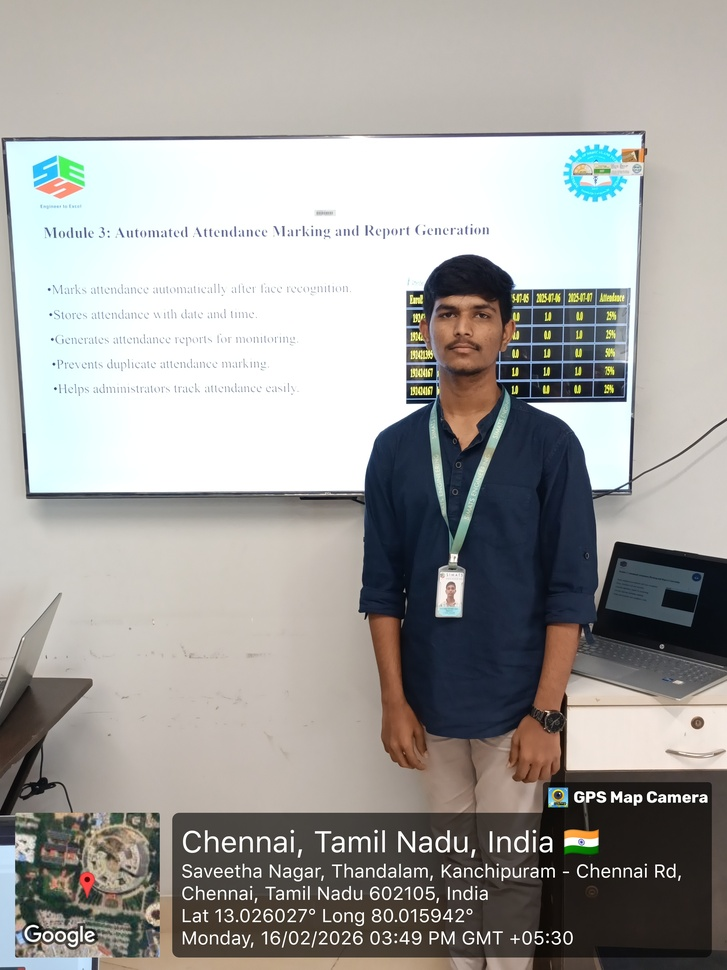
#> input picture CAPSTONE/20260216_34926PMByGPSMapCamera.jpg, 727 x 970 px, shrunk from 2448 x 3264 before the run, found by its file name
$ jupyter execute ACTIVITY_3.ipynb   (shell and % lines are left out)
#> lines starting #> are read from the running program, lines starting #| are printed output that depends on the picture; after the words box and inside, x2 and y2 are one past the last pixel; in counts of white or black regions, pixels touching at a corner belong together
ACTIVITY-3:

REGION BASED IMAGE SEGMENTATION

Region Based Segmentation

This program performs region-based segmentation using the Region Growing technique.

1: Original Image

Displays the uploaded input image.

This is the raw image before processing.

2: Region Mask

Generated using region growing algorithm.

White area → Detected region (similar intensity pixels).

Black area → Background.

The region expands from the selected seed point based on pixel similarity.

3: Region Based Segmented Image

The mask is applied to the original image.

Only the detected region remains visible.

Background is removed (appears black).

4: Saved Output

The final result is saved as:

region_based_output.png

[cell 1]
import cv2
import numpy as np
import matplotlib.pyplot as plt
from PIL import Image
from google.colab import files
uploaded = files.upload()
#> the answer given: 20260216_34926PMByGPSMapCamera.jpg
image_path = list(uploaded.keys())[0]
pil_img = Image.open(image_path).convert("RGB")
#> pil_img is the input picture: PIL image 727x970 RGB; mean R, G, B 162.4, 161, 157.9
img = np.array(pil_img)
gray = cv2.cvtColor(img, cv2.COLOR_RGB2GRAY)
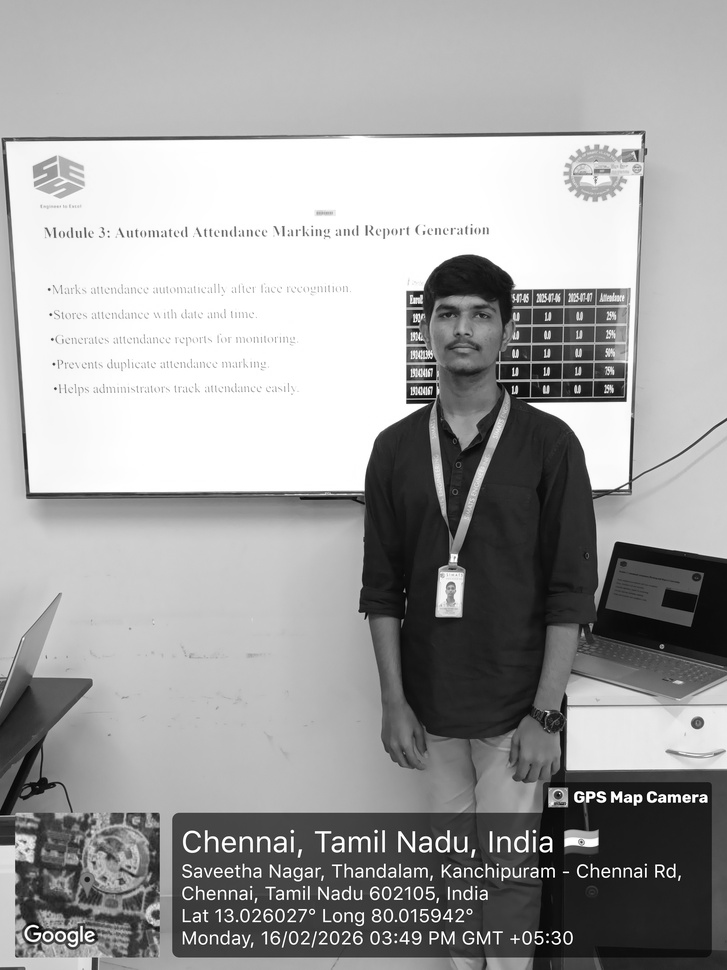
#> gray: shape (970, 727); min 0, max 255, mean 161.1
def region_growing(image, seed, threshold=10):
    h, w = image.shape
    segmented = np.zeros((h, w), np.uint8)
    visited = np.zeros((h, w), bool)
    seed_value = image[seed]
    stack = [seed]
    while stack:
        x, y = stack.pop()
        if visited[x, y]:
            continue
        visited[x, y] = True
        if abs(int(image[x, y]) - int(seed_value)) <= threshold:
            segmented[x, y] = 255
            for dx, dy in [(-1,0),(1,0),(0,-1),(0,1)]:
                nx, ny = x+dx, y+dy
                if 0 <= nx < h and 0 <= ny < w:
                    stack.append((nx, ny))
    return segmented
seed_point = (gray.shape[0]//2, gray.shape[1]//2)
#> seed_point = (485, 363)
segmented_mask = region_growing(gray, seed_point, threshold=15)
#> in region_growing, `seed_value = image[seed]`: seed_value = 254
#> after the loop in region_growing, `while stack:`:
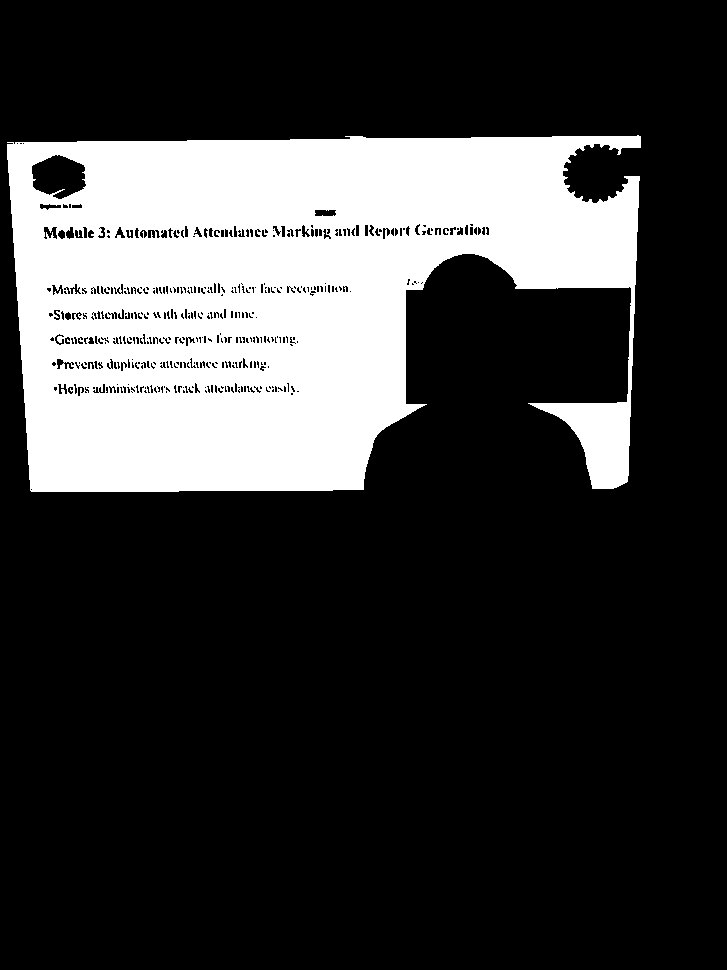
#> segmented: shape (970, 727); 22.8% white; 1 white region, box (x1, y1, x2, y2) and area: (7, 135, 641, 492) 160932
#> after the loop in region_growing, `while stack:`:
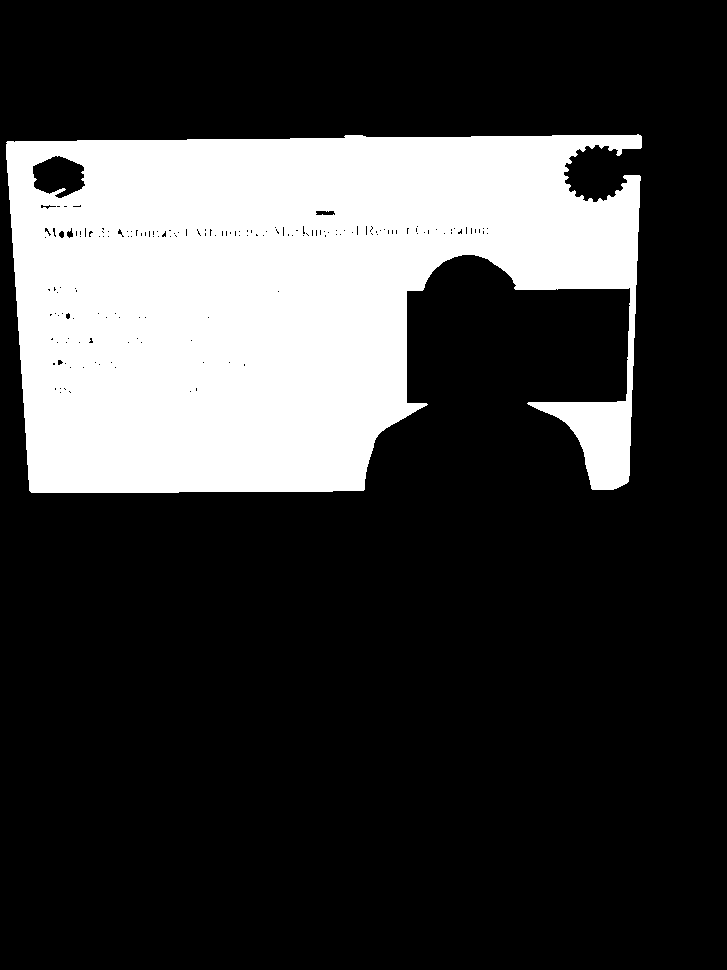
#> visited: shape (970, 727) bool; 24% white; 1 white region, box (x1, y1, x2, y2) and area: (6, 134, 642, 493) 169167
#> after the loop in region_growing, `while stack:`: stack = []
mask_binary = segmented_mask // 255
segmented_img = img * np.stack([mask_binary]*3, axis=-1)
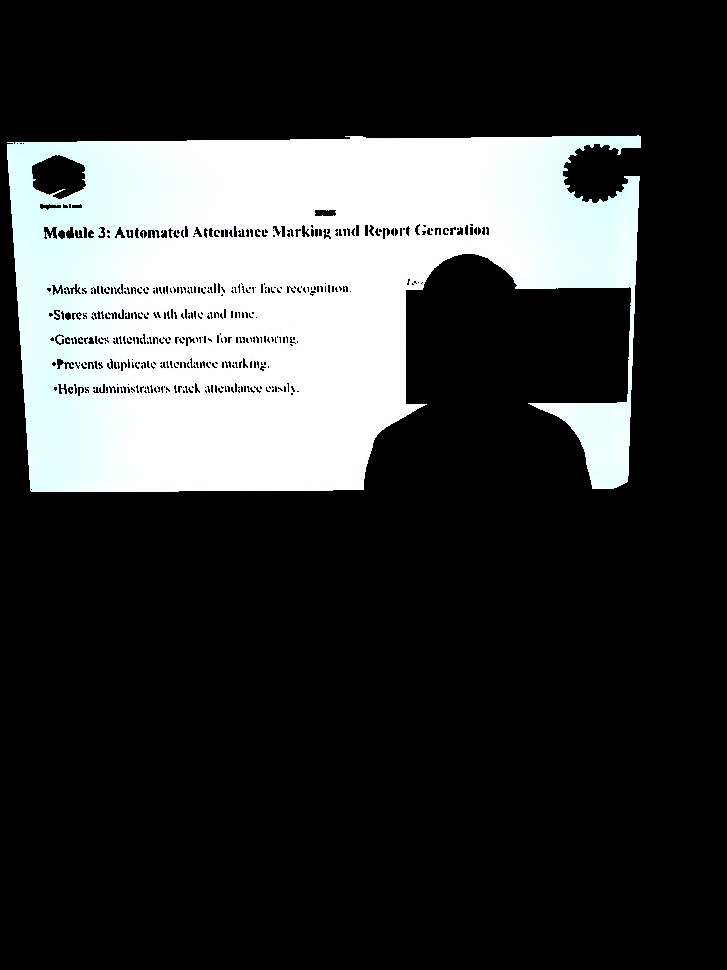
#> segmented_img: shape (970, 727, 3); mean R, G, B 56.5, 58.1, 58.1
plt.figure(figsize=(15,5))
plt.subplot(1,3,1)
plt.title("Original Image")
plt.imshow(img)
plt.axis("off")
plt.subplot(1,3,2)
plt.title("Region Mask")
plt.imshow(segmented_mask, cmap="gray")
plt.axis("off")
plt.subplot(1,3,3)
plt.title("Region Based Segmentation")
plt.imshow(segmented_img)
plt.axis("off")
plt.show()
output = Image.fromarray(segmented_img.astype(np.uint8))
output.save("region_based_output.png")
print("✅ Region-Based Detection Completed!")
print("📁 Output saved as region_based_output.png")
